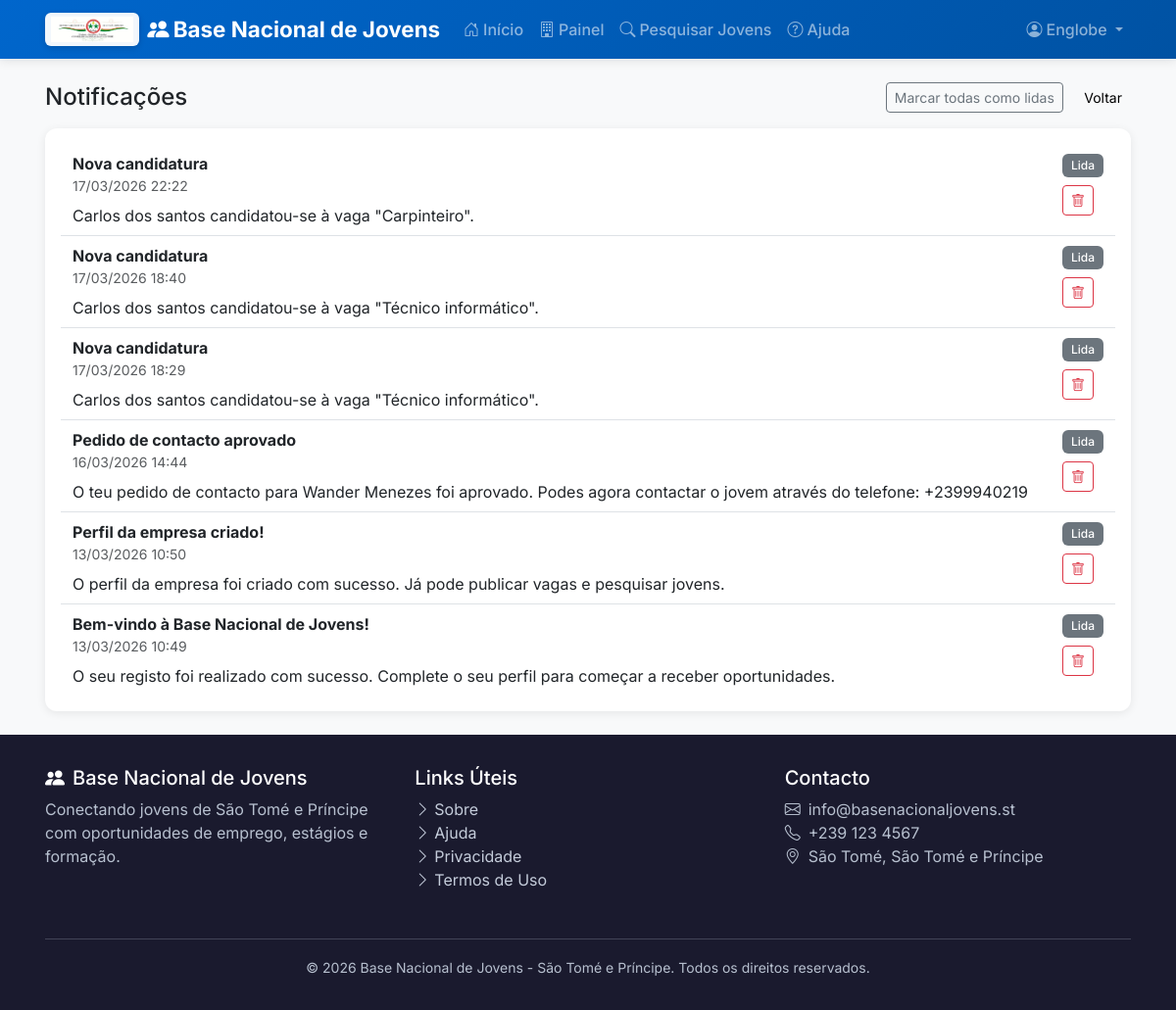
The app's page /accounts/notificacoes/ (signed in) with its own data.
### accounts/models.py (models this page shows, shortened)
class User(AbstractBaseUser, PermissionsMixin):
    class ProfileType(models.TextChoices):
        JOVEM = 'JO', _('Jovem')
        OPERADOR = 'OP', _('Operador Distrital')
        EMPRESA = 'EMP', _('Empresa')
        ADMIN = 'ADM', _('Administrador')
        TECNICO = 'TEC', _('Técnico PNUD')
    email = models.EmailField(_('email address'), unique=True, blank=True, null=True)
    telefone = models.CharField(_('telefone'), max_length=20, unique=True)
    nome = models.CharField(_('nome completo'), max_length=255)
    perfil = models.CharField(
        _('perfil'),
        max_length=3,
        choices=ProfileType.choices,
        default=ProfileType.JOVEM
    )
    distrito = models.ForeignKey(
        'core.District',
        on_delete=models.SET_NULL,
        null=True,
        blank=True,
        verbose_name=_('distrito')
    )
    is_staff = models.BooleanField(_('staff status'), default=False)
    is_active = models.BooleanField(_('active'), default=True)
    is_verified = models.BooleanField(_('verificado'), default=False)
    consentimento_dados = models.BooleanField(
        _('consentimento para uso de dados'),
        default=False,
        help_text=_('Autorizo o uso dos meus dados para fins de empregabilidade')
    )
    consentimento_contacto = models.BooleanField(
        _('consentimento para contacto'),
        default=False,
        help_text=_('Autorizo ser contactado por SMS/WhatsApp/email')
    )
    data_consentimento = models.DateTimeField(null=True, blank=True)
    date_joined = models.DateTimeField(_('date joined'), default=timezone.now)
    last_login = models.DateTimeField(_('last login'), null=True, blank=True)
    nome_empresa = models.CharField(_('nome da empresa'), max_length=255, blank=True)
    nif = models.CharField(_('NIF'), max_length=20, blank=True)
    setor_empresa = models.CharField(_('setor'), max_length=100, blank=True)
    associacao_parceira = models.CharField(_('associação/parceiro'), max_length=255, blank=True)
    objects = UserManager()
    USERNAME_FIELD = 'telefone'
    REQUIRED_FIELDS = ['nome']
    class Meta:
        verbose_name = _('utilizador')
        verbose_name_plural = _('utilizadores')
        ordering = ['-date_joined']
    @property
    def is_jovem(self):
        return self.perfil == self.ProfileType.JOVEM
    @property
    def is_empresa(self):
        return self.perfil == self.ProfileType.EMPRESA
    def has_company_profile(self):
        return hasattr(self, 'company_profile')

### core/models.py (models this page shows, shortened)
class Notification(models.Model):
    TIPO_CHOICES = [
        ('INFO', _('Informação')),
        ('SUCESSO', _('Sucesso')),
        ('ALERTA', _('Alerta')),
        ('ERRO', _('Erro')),
    ]
    user = models.ForeignKey(
        settings.AUTH_USER_MODEL,
        on_delete=models.CASCADE,
        related_name='notifications',
        verbose_name=_('utilizador')
    )
    titulo = models.CharField(_('título'), max_length=255)
    mensagem = models.TextField(_('mensagem'))
    tipo = models.CharField(_('tipo'), max_length=10, choices=TIPO_CHOICES, default='INFO')
    lida = models.BooleanField(_('lida'), default=False)
    created_at = models.DateTimeField(_('criada em'), auto_now_add=True)
    class Meta:
        verbose_name = _('notificação')
        verbose_name_plural = _('notificações')
        ordering = ['-created_at']

### accounts/views.py (the view)
# urls.py: path('notificacoes/', views.notifications_view, name='notifications'),
@login_required
def notifications_view(request):
    notifications = request.user.notifications.all()
    unread = notifications.filter(lida=False)
    unread.update(lida=True)
    context = {
        'notifications': notifications[:50],
        'unread_count': 0
    }
    return render(request, 'accounts/notifications.html', context)

### core/context_processors.py (called while the page is built)
def user_profile(request):
    context = {
        'user_has_profile': False,
        'user_profile_type': None,
        'unread_notifications_count': 0,
        'districts': District.objects.all(),
    }
    if request.user.is_authenticated:
        user = request.user
        context['user_profile_type'] = user.perfil
        if user.is_jovem:
            context['user_has_profile'] = user.has_youth_profile()
        elif user.is_empresa:
            context['user_has_profile'] = user.has_company_profile()
        context['unread_notifications_count'] = Notification.objects.filter(
            user=user, lida=False
        ).count()
    return context

### templates/accounts/notifications.html (shortened to what this page needs)
{% extends 'base/base.html' %}
{% block content %}
<div class="container py-4">
  <div class="row">
    <div class="col-12 mb-3 d-flex justify-content-between align-items-center">
      <h4 class="mb-0">Notificações</h4>
      <div>
        <a href="#" class="btn btn-sm btn-outline-secondary me-2">Marcar todas como lidas</a>
        <a href="{% url 'accounts:profile' %}" class="btn btn-sm btn-light">Voltar</a>
      </div>
    </div>
    <div class="col-12">
      <div class="card">
        <div class="card-body">
          {% if notifications %}
            <ul class="list-group list-group-flush">
              {% for n in notifications %}
                <li class="list-group-item d-flex flex-column flex-md-row justify-content-between align-items-start">
                  <div class="w-100">
                    <div class="d-flex justify-content-between">
                      <div>
                        <strong>{{ n.titulo }}</strong>
                        <div class="small text-muted">{{ n.created_at|date:"d/m/Y H:i" }}</div>
                      </div>
                    </div>
                    <div class="mt-2">{{ n.mensagem }}</div>
                  </div>
                  <div class="ms-md-3 mt-2 mt-md-0">
                    {% if not n.lida %}
                      <span class="badge bg-danger">Nova</span>
                    {% else %}
                      <span class="badge bg-secondary">Lida</span>
                    {% endif %}
                    <form method="post" action="{% url 'accounts:delete_notification' n.id %}" class="mt-2">
                      <button type="submit"
                              class="btn btn-sm btn-outline-danger"
                              title="Eliminar"
                              aria-label="Eliminar"
                              onclick="return confirm('Eliminar esta notificação?');">
                        <i class="bi bi-trash"></i>
                      </button>
                    </form>
                  </div>
                </li>
              {% endfor %}
            </ul>
          {% else %}
            <div class="alert alert-info mb-0">Não há notificações.</div>
          {% endif %}
        </div>
      </div>
    </div>
  </div>
</div>
{% endblock %}

### templates/base/base.html (shortened to what this page needs)
<!DOCTYPE html>
<html lang="pt-pt">
{% load static %}
{% load form_tags %}
<head>
    <link href="https://cdn.jsdelivr.net/npm/bootstrap@5.3.2/dist/css/bootstrap.min.css" rel="stylesheet">
    <link href="https://cdn.jsdelivr.net/npm/bootstrap-icons@1.11.1/font/bootstrap-icons.css" rel="stylesheet">
    <link rel="stylesheet" href="{% static 'css/main.css' %}">
</head>
<body>
    <nav class="navbar navbar-expand-lg navbar-dark">
        <div class="container">
            <a class="navbar-brand d-flex align-items-center gap-2" href="{% url 'home' %}">
                <img src="{% static 'img/cnj_logo.jpg' %}" alt="CNJ" class="navbar-logo">
                <span><i class="bi bi-people-fill me-1"></i>Base Nacional de Jovens</span>
            </a>
            <div class="collapse navbar-collapse" id="navbarNav">
                <ul class="navbar-nav me-auto">
                    <li class="nav-item">
                        <a class="nav-link" href="{% url 'home' %}">
                            <i class="bi bi-house-door me-1"></i>Início
                        </a>
                    </li>
                    {% if user.is_authenticated %}
                        {% if user.is_jovem %}
                            {% if user_has_profile %}
                                <li class="nav-item">
                                    <a class="nav-link" href="{% url 'profiles:detail' %}">
                                        <i class="bi bi-person me-1"></i>Meu Perfil
                                    </a>
                                </li>
                                <li class="nav-item">
                                    <a class="nav-link" href="{% url 'profiles:available_jobs' %}">
                                        <i class="bi bi-briefcase me-1"></i>Vagas Disponíveis
                                    </a>
                                </li>
                            {% else %}
                                <li class="nav-item">
                                    <a class="nav-link" href="{% url 'profiles:wizard' %}">
                                        <i class="bi bi-person-plus me-1"></i>Completar Perfil
                                    </a>
                                </li>
                            {% endif %}
                        {% elif user.is_empresa %}
                            <li class="nav-item">
                                <a class="nav-link" href="{% url 'companies:dashboard' %}">
                                    <i class="bi bi-building me-1"></i>Painel
                                </a>
                            </li>
                            <li class="nav-item">
                                <a class="nav-link" href="{% url 'companies:search_youth' %}">
                                    <i class="bi bi-search me-1"></i>Pesquisar Jovens
                                </a>
                            </li>
                        {% elif user.is_admin %}
                            <li class="nav-item">
                                <a class="nav-link" href="{% url 'dashboard:admin' %}">
                                    <i class="bi bi-speedometer2 me-1"></i>Admin
                                </a>
                            </li>
                        {% elif user.is_tecnico %}
                            <li class="nav-item">
                                <a class="nav-link" href="{% url 'dashboard:tecnico' %}">
                                    <i class="bi bi-graph-up me-1"></i>Dashboard
                                </a>
                            </li>
                        {% endif %}
                    {% else %}
                        <li class="nav-item">
                            <a class="nav-link" href="{% url 'accounts:login' %}?next={% url 'profiles:available_jobs' %}">
                                <i class="bi bi-briefcase me-1"></i>Vagas Disponíveis
                            </a>
                        </li>
                    {% endif %}
                    <li class="nav-item">
                        <a class="nav-link" href="{% url 'help' %}">
                            <i class="bi bi-question-circle me-1"></i>Ajuda
                        </a>
                    </li>
                </ul>
                <ul class="navbar-nav">
                    {% if user.is_authenticated %}
                        <li class="nav-item dropdown">
                            <a class="nav-link dropdown-toggle" href="#" id="userDropdown" role="button" data-bs-toggle="dropdown">
                                <i class="bi bi-person-circle me-1"></i>{{ user.nome|truncatechars:20 }}
                            </a>
                        </li>
                    {% endif %}
                </ul>
            </div>
        </div>
    </nav>
    <main>
        {% block content %}{% endblock %}
    </main>
    <footer class="footer">
        <div class="container">
            <div class="row">
                <div class="col-md-4 mb-3">
                    <h5><i class="bi bi-people-fill me-2"></i>Base Nacional de Jovens</h5>
                    <p class="text-footer">Conectando jovens de São Tomé e Príncipe com oportunidades de emprego, estágios e formação.</p>
                </div>
                <div class="col-md-4 mb-3">
                    <h5>Links Úteis</h5>
                    <ul class="list-unstyled">
                        <li><a href="{% url 'about' %}"><i class="bi bi-chevron-right me-1"></i>Sobre</a></li>
                        <li><a href="{% url 'help' %}"><i class="bi bi-chevron-right me-1"></i>Ajuda</a></li>
                        <li><a href="{% url 'privacy' %}"><i class="bi bi-chevron-right me-1"></i>Privacidade</a></li>
                        <li><a href="{% url 'terms' %}"><i class="bi bi-chevron-right me-1"></i>Termos de Uso</a></li>
                    </ul>
                </div>
                <div class="col-md-4 mb-3">
                    <h5>Contacto</h5>
                    <p class="text-footer">
                        <i class="bi bi-envelope me-2"></i>info@basenacionaljovens.st<br>
                        <i class="bi bi-telephone me-2"></i>+239 123 4567<br>
                        <i class="bi bi-geo-alt me-2"></i>São Tomé, São Tomé e Príncipe
                    </p>
                </div>
            </div>
            <hr class="my-3">
            <div class="text-center text-footer">
                <small>&copy; {% now "Y" %} Base Nacional de Jovens - São Tomé e Príncipe. Todos os direitos reservados.</small>
            </div>
        </div>
    </footer>
</body>
</html>

### static/css/main.css (style rules this page uses)
:root { --primary-color: #0066cc; --secondary-color: #00a86b; --accent-color: #ff6b35; --dark-color: #1a1a2e; --light-bg: #f8f9fa; }
* { font-family: 'Inter', sans-serif; }
*, *::before, *::after { box-sizing: border-box; }
body { background-color: var(--light-bg); min-height: 100vh; display: flex; flex-direction: column; }
main { flex: 1; }
.navbar { background: linear-gradient(135deg, var(--primary-color) 0%, #0052a3 100%); box-shadow: 0 2px 10px rgba(0,0,0,0.1); }
.navbar-logo { height: 34px; width: auto; max-width: 200px; display: block; background: rgba(255, 255, 255, 0.95); padding: 4px 6px; border-radius: 6px; box-shadow: 0 2px 6px rgba(0,0,0,0.15); }
.navbar-brand { font-weight: 700; font-size: 1.4rem; }
.nav-link { font-weight: 500; transition: all 0.3s ease; }
.card { border: none; border-radius: 12px; box-shadow: 0 2px 10px rgba(0,0,0,0.08); transition: all 0.3s ease; }
.badge { font-weight: 500; padding: 0.5em 0.75em; border-radius: 6px; }
.footer { background: var(--dark-color); color: #b7c0cf; padding: 2rem 0; margin-top: auto; }
.footer a { color: #c4ccda; text-decoration: none; transition: color 0.3s ease; }
.footer .text-footer { color: #b7c0cf !important; }
.footer h5 { color: #ffffff; }
.container { padding-left: 1rem; padding-right: 1rem; }
.list-group-item { padding: 0.5rem 0.75rem; }
.btn { white-space: normal; }
.list-group-item { word-break: break-word; }

### records on screen
User: nome "Englobe"
Notification: titulo "Nova candidatura", created_at "17/03/2026 22:22", mensagem "Carlos dos santos candidatou-se à vaga \"Carpinteiro\".", lida "Lida"
Notification: titulo "Nova candidatura", created_at "17/03/2026 18:40", mensagem "Carlos dos santos candidatou-se à vaga \"Técnico informático\".", lida "Lida"
Notification: titulo "Nova candidatura", created_at "17/03/2026 18:29", mensagem "Carlos dos santos candidatou-se à vaga \"Técnico informático\".", lida "Lida"
Notification: titulo "Pedido de contacto aprovado", created_at "16/03/2026 14:44", mensagem "O teu pedido de contacto para Wander Menezes foi aprovado. Podes agora contactar o jovem através do telefone: +2399940219", lida "Lida"
Notification: titulo "Perfil da empresa criado!", created_at "13/03/2026 10:50", mensagem "O perfil da empresa foi criado com sucesso. Já pode publicar vagas e pesquisar jovens.", lida "Lida"
Notification: titulo "Bem-vindo à Base Nacional de Jovens!", created_at "13/03/2026 10:49", mensagem "O seu registo foi realizado com sucesso. Complete o seu perfil para começar a receber oportunidades.", lida "Lida"
